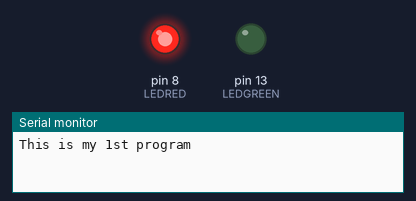
A sketch run on a simulated Arduino Uno, built with avr-gcc and run on an emulated ATmega328P. Parts: output pins drawn as LEDs (lit = HIGH), the last lines printed to the serial monitor.

Above: at 0.5 s.
At 2.5 s:
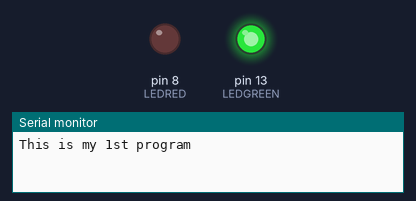
At 6.0 s:
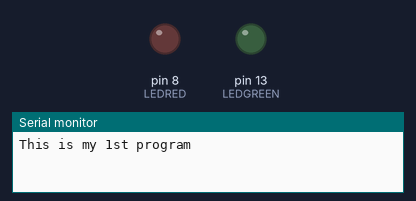
Timing chart, 0 to 9.1 s (numbered marks = the images above):
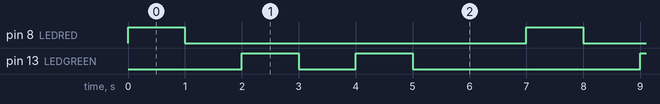

Measured:
- by itself, pin 8 (LEDRED): alternates HIGH for 1.0 s and LOW for 6.0 s
- by itself, pin 13 (LEDGREEN): repeats every 7.0 s: LOW 1.0 s, HIGH 1.0 s, LOW 4.0 s, HIGH 1.0 s
- by itself, everything shown: repeats every 7.0 s, in 6 steps

The sketch:

sketch_mar18a_.monday.ino
```cpp
int LEDRED=8;
int LEDGREEN=13;


void setup() {
  Serial.begin(9600);
  pinMode(LEDRED,OUTPUT);
  pinMode(LEDGREEN,OUTPUT);
  Serial.println("This is my 1st program");
  Serial.print(" ");}

  // put your setup code here, to run once:

void loop() {


    digitalWrite(LEDRED,HIGH);
    delay(1000);
    digitalWrite(LEDRED,LOW);
    delay(1000);

//    Serial.print("Blink #2 is GREEN");
    Serial.println(" ");

 digitalWrite(LEDGREEN,HIGH);
 delay(1000);
 digitalWrite(LEDGREEN,LOW);
 delay(1000);
 digitalWrite(LEDGREEN,HIGH);
 delay(1000);
 digitalWrite(LEDGREEN,LOW);
 delay(1000);
Serial.print("Blink #3 is RED");
Serial.println(" ");
digitalWrite(LEDRED,HIGH);
digitalWrite(LEDRED,LOW);
delay(1000);
  }
  // put your main code here, to run repeatedly:
```
